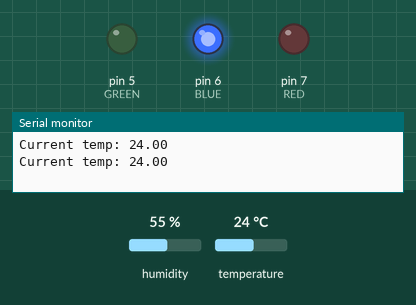
A program run on a simulated Arduino Uno, built with avr-gcc and run on an emulated ATmega328P. Parts: output pins drawn as LEDs (lit = HIGH), the last lines printed to the serial monitor. The inputs (shaded band) are chosen by the test bench; at power-on: temperature 24 °C, humidity 55 %.

Above: at 2.8 s.
2.9 s: temperature set to 22.4 °C
5.6 s: temperature set to 21.1 °C
At 7.1 s:
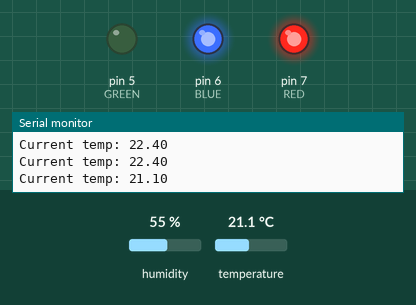
8.3 s: temperature set to 28 °C
At 10.5 s:
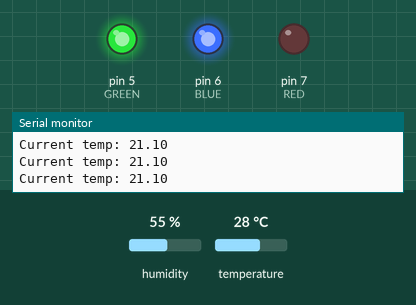
11.5 s: temperature set to 24.8 °C
14.2 s: temperature set to 23.7 °C
At 16.8 s:
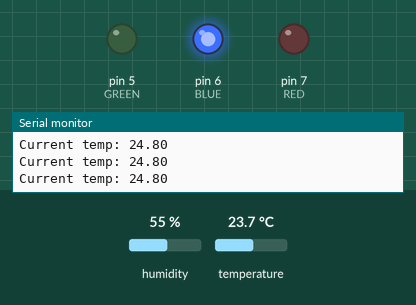
17.5 s: temperature set to 12 °C
At 18.5 s:
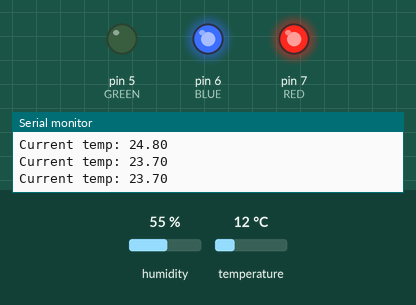
Timing chart, 0 to 20.5 s (numbered marks = the images above; inputs shaded):
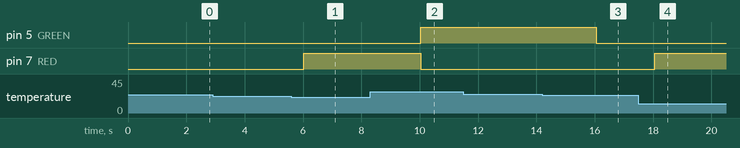

Measured:
- the behaviour switches between 22 and 21.9 °C on temperature (found by bisection; images 0 and 1)
- the behaviour switches between 24.1 and 24 °C on temperature (found by bisection; images 2 and 3)
- after the input at 5.6 s, pin 7 (RED): LOW → HIGH after 0.42 s
- after the input at 8.3 s, pin 5 (GREEN): LOW → HIGH after 1.7 s; pin 7 (RED): HIGH → LOW after 1.7 s
- after the input at 14.2 s, pin 5 (GREEN): HIGH → LOW after 1.8 s
- after the input at 17.5 s, pin 7 (RED): LOW → HIGH after 0.55 s

The program:

main.cpp
```cpp
#include <Arduino.h>
#include <DHT.h>
#include <Adafruit_Sensor.h>

#define RED 7
#define GREEN 5
#define BLUE 6

#define DHTTYPE DHT22
int DHTPin = 2;
DHT dht(DHTPin, DHTTYPE);
float Temp;
float Humidity;

long startMillis;
long currentMillis;
long period = 1000;

void setup()
{
  startMillis = millis();
  Serial.begin(9600);
  pinMode(DHTPin, INPUT);
  dht.begin();

  pinMode(RED, OUTPUT);
  pinMode(GREEN, OUTPUT);
  pinMode(BLUE, OUTPUT);

  analogWrite(RED, 255);
  analogWrite(GREEN, 255);
  analogWrite(BLUE, 255);
}

void loop()
{
  currentMillis = millis();
  Temp = dht.readTemperature();
  if (currentMillis - startMillis >= period)
  {
    Serial.print("Current temp: ");
    Serial.println(Temp);
    startMillis += period;
  }

  if (Temp > 24)
  { // rood
    analogWrite(RED, 0);
    analogWrite(GREEN, 255);
    analogWrite(BLUE, 255);
  }
  else if (Temp >= 22 && Temp <= 24)
  { // geel
    analogWrite(RED, 0);
    analogWrite(GREEN, 0);
    analogWrite(BLUE, 255);
  }
  else if (Temp < 22)
  { // groen
    analogWrite(RED, 255);
    analogWrite(GREEN, 0);
    analogWrite(BLUE, 255);
  }
}
```
